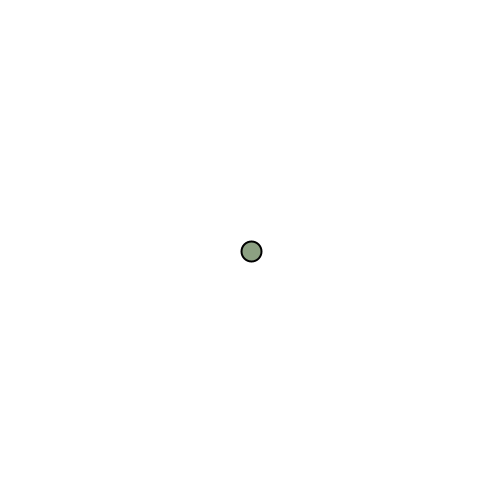
Frame 1 (no input)
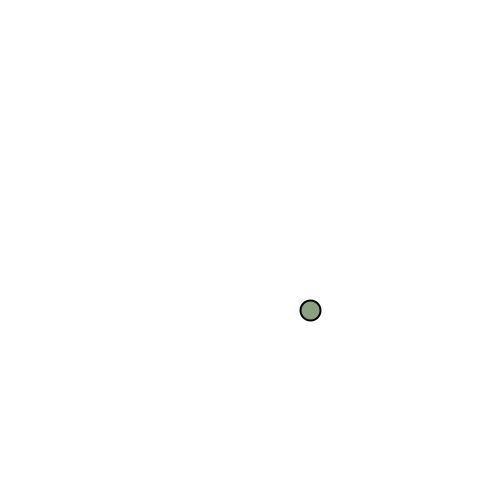
Frame 60 (the mouse pressed at the canvas centre just before this capture)
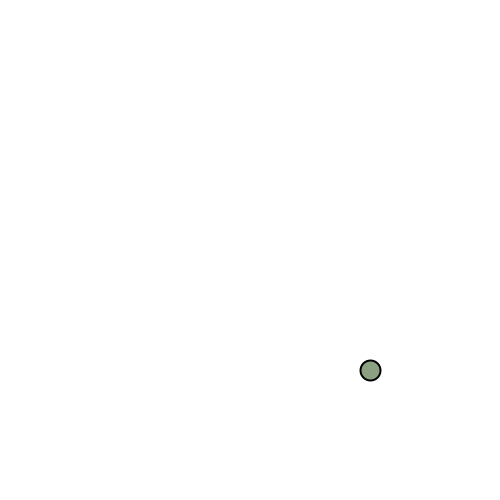
Frame 120 (the mouse held since frame 60 and released just before this capture)

The Processing sketch that drew these frames (run headless with seeded random() and noise(); from frame 60 on, the mouse is pressed at the canvas centre):

// Processing sketch: PVectors01
// ── PVectors01.pde
Ball b;

void setup() {
  size(500, 500);
  b = new Ball();
}

void draw() {
  background(255);
  b.update();
  b.bounce();
  b.display();
}

// ── Ball.pde
class Ball {
  PVector loc;
  PVector vel;
  int rad;
  
  Ball() {
    rad = 10;
    loc = new PVector(width/2, height/2);
    vel = new PVector(1,1);
  }
  
  void update() {
    loc.add(vel);
  }
  
  void bounce() {
    if ((loc.x > width - rad) || (loc.x < 0 + rad)) {
      vel.x *= -1;
    }
    if ((loc.y > height - rad) || (loc.y < 0 + rad)) {
      vel.y *= -1;
    }
  }
  
  void display() {
    stroke(0);
    strokeWeight(2);
    fill(140, 160, 130);
    ellipseMode(RADIUS);
    ellipse(loc.x, loc.y, rad, rad);
  }
}
